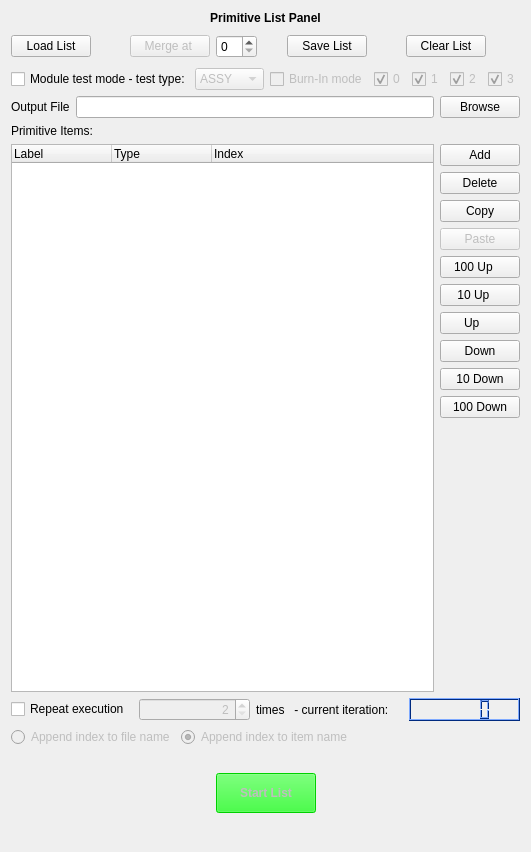
<?xml version="1.0" encoding="UTF-8"?>
<ui version="4.0">
 <class>PrimlistPanel</class>
 <widget class="QWidget" name="PrimlistPanel">
  <property name="enabled">
   <bool>true</bool>
  </property>
  <property name="geometry">
   <rect>
    <x>0</x>
    <y>0</y>
    <width>531</width>
    <height>852</height>
   </rect>
  </property>
  <property name="sizePolicy">
   <sizepolicy hsizetype="Preferred" vsizetype="MinimumExpanding">
    <horstretch>0</horstretch>
    <verstretch>0</verstretch>
   </sizepolicy>
  </property>
  <property name="minimumSize">
   <size>
    <width>400</width>
    <height>0</height>
   </size>
  </property>
  <property name="focusPolicy">
   <enum>Qt::WheelFocus</enum>
  </property>
  <property name="windowTitle">
   <string>Primitive List Panel</string>
  </property>
  <layout class="QVBoxLayout" name="verticalLayout_2">
   <item>
    <layout class="QVBoxLayout" name="verticalLayout">
     <item>
      <widget class="QLabel" name="topLabel">
       <property name="font">
        <font>
         <weight>75</weight>
         <bold>true</bold>
        </font>
       </property>
       <property name="text">
        <string>Primitive List Panel</string>
       </property>
       <property name="alignment">
        <set>Qt::AlignCenter</set>
       </property>
      </widget>
     </item>
     <item>
      <layout class="QHBoxLayout">
       <item>
        <widget class="QPushButton" name="LoadPrlButton">
         <property name="text">
          <string>Load List</string>
         </property>
        </widget>
       </item>
       <item>
        <spacer name="spacer9_2">
         <property name="orientation">
          <enum>Qt::Horizontal</enum>
         </property>
         <property name="sizeType">
          <enum>QSizePolicy::Expanding</enum>
         </property>
         <property name="sizeHint" stdset="0">
          <size>
           <width>50</width>
           <height>31</height>
          </size>
         </property>
        </spacer>
       </item>
       <item>
        <widget class="QPushButton" name="MergePrlButton">
         <property name="enabled">
          <bool>false</bool>
         </property>
         <property name="text">
          <string>Merge at </string>
         </property>
        </widget>
       </item>
       <item>
        <widget class="QSpinBox" name="mergeSpinBox"/>
       </item>
       <item>
        <spacer name="horizontalSpacer_2">
         <property name="orientation">
          <enum>Qt::Horizontal</enum>
         </property>
         <property name="sizeHint" stdset="0">
          <size>
           <width>40</width>
           <height>20</height>
          </size>
         </property>
        </spacer>
       </item>
       <item>
        <widget class="QPushButton" name="SavePrlButton">
         <property name="text">
          <string>Save List</string>
         </property>
        </widget>
       </item>
       <item>
        <spacer name="spacer9">
         <property name="orientation">
          <enum>Qt::Horizontal</enum>
         </property>
         <property name="sizeType">
          <enum>QSizePolicy::Expanding</enum>
         </property>
         <property name="sizeHint" stdset="0">
          <size>
           <width>50</width>
           <height>31</height>
          </size>
         </property>
        </spacer>
       </item>
       <item>
        <widget class="QPushButton" name="ClearPrlButton">
         <property name="text">
          <string>Clear List</string>
         </property>
        </widget>
       </item>
       <item>
        <spacer name="spacer9_2_2">
         <property name="orientation">
          <enum>Qt::Horizontal</enum>
         </property>
         <property name="sizeType">
          <enum>QSizePolicy::Expanding</enum>
         </property>
         <property name="sizeHint" stdset="0">
          <size>
           <width>50</width>
           <height>31</height>
          </size>
         </property>
        </spacer>
       </item>
      </layout>
     </item>
     <item>
      <layout class="QHBoxLayout" name="horizontalLayout_3">
       <item>
        <widget class="QCheckBox" name="modtestMode">
         <property name="text">
          <string>Module test mode - test type: </string>
         </property>
        </widget>
       </item>
       <item>
        <widget class="QComboBox" name="modtestType">
         <property name="enabled">
          <bool>false</bool>
         </property>
         <item>
          <property name="text">
           <string>ASSY</string>
          </property>
         </item>
         <item>
          <property name="text">
           <string>BURN</string>
          </property>
         </item>
         <item>
          <property name="text">
           <string>FLEX</string>
          </property>
         </item>
         <item>
          <property name="text">
           <string>RECV</string>
          </property>
         </item>
         <item>
          <property name="text">
           <string>LOAD</string>
          </property>
         </item>
         <item>
          <property name="text">
           <string>STAVE</string>
          </property>
         </item>
         <item>
          <property name="text">
           <string>STRC</string>
          </property>
         </item>
        </widget>
       </item>
       <item>
        <widget class="QCheckBox" name="burninBox">
         <property name="enabled">
          <bool>false</bool>
         </property>
         <property name="text">
          <string>Burn-In mode</string>
         </property>
        </widget>
       </item>
       <item>
        <widget class="QCheckBox" name="checkBoxM0">
         <property name="enabled">
          <bool>false</bool>
         </property>
         <property name="text">
          <string>0</string>
         </property>
         <property name="checked">
          <bool>true</bool>
         </property>
        </widget>
       </item>
       <item>
        <widget class="QCheckBox" name="checkBoxM1">
         <property name="enabled">
          <bool>false</bool>
         </property>
         <property name="text">
          <string>1</string>
         </property>
         <property name="checked">
          <bool>true</bool>
         </property>
        </widget>
       </item>
       <item>
        <widget class="QCheckBox" name="checkBoxM2">
         <property name="enabled">
          <bool>false</bool>
         </property>
         <property name="text">
          <string>2</string>
         </property>
         <property name="checked">
          <bool>true</bool>
         </property>
        </widget>
       </item>
       <item>
        <widget class="QCheckBox" name="checkBoxM3">
         <property name="enabled">
          <bool>false</bool>
         </property>
         <property name="text">
          <string>3</string>
         </property>
         <property name="checked">
          <bool>true</bool>
         </property>
        </widget>
       </item>
       <item>
        <spacer name="horizontalSpacer_3">
         <property name="orientation">
          <enum>Qt::Horizontal</enum>
         </property>
         <property name="sizeHint" stdset="0">
          <size>
           <width>40</width>
           <height>20</height>
          </size>
         </property>
        </spacer>
       </item>
      </layout>
     </item>
     <item>
      <layout class="QHBoxLayout">
       <item>
        <widget class="QLabel" name="fname_label">
         <property name="text">
          <string>Output File</string>
         </property>
         <property name="wordWrap">
          <bool>false</bool>
         </property>
        </widget>
       </item>
       <item>
        <widget class="QLineEdit" name="outFname"/>
       </item>
       <item>
        <widget class="QPushButton" name="browseButton">
         <property name="text">
          <string>Browse</string>
         </property>
        </widget>
       </item>
      </layout>
     </item>
     <item>
      <widget class="QLabel" name="textLabel2">
       <property name="text">
        <string>Primitive Items:</string>
       </property>
       <property name="wordWrap">
        <bool>false</bool>
       </property>
      </widget>
     </item>
     <item>
      <layout class="QHBoxLayout">
       <item>
        <widget class="QTreeWidget" name="prmlistView">
         <property name="minimumSize">
          <size>
           <width>200</width>
           <height>0</height>
          </size>
         </property>
         <column>
          <property name="text">
           <string>Label</string>
          </property>
         </column>
         <column>
          <property name="text">
           <string>Type</string>
          </property>
         </column>
         <column>
          <property name="text">
           <string>Index</string>
          </property>
         </column>
        </widget>
       </item>
       <item>
        <layout class="QVBoxLayout">
         <item>
          <widget class="QPushButton" name="newItemButton">
           <property name="text">
            <string>Add</string>
           </property>
           <property name="icon">
            <iconset resource="icons.qrc">
             <normaloff>:/icons/images/filenew.png</normaloff>:/icons/images/filenew.png</iconset>
           </property>
          </widget>
         </item>
         <item>
          <widget class="QPushButton" name="delItemButton">
           <property name="enabled">
            <bool>true</bool>
           </property>
           <property name="text">
            <string>Delete</string>
           </property>
           <property name="icon">
            <iconset resource="icons.qrc">
             <normaloff>:/icons/images/fileclose.png</normaloff>:/icons/images/fileclose.png</iconset>
           </property>
          </widget>
         </item>
         <item>
          <widget class="QPushButton" name="copyButton">
           <property name="text">
            <string>Copy</string>
           </property>
           <property name="icon">
            <iconset resource="icons.qrc">
             <normaloff>:/icons/images/editcopy.png</normaloff>:/icons/images/editcopy.png</iconset>
           </property>
          </widget>
         </item>
         <item>
          <widget class="QPushButton" name="pasteButton">
           <property name="enabled">
            <bool>false</bool>
           </property>
           <property name="text">
            <string>Paste</string>
           </property>
           <property name="icon">
            <iconset resource="icons.qrc">
             <normaloff>:/icons/images/editpaste.png</normaloff>:/icons/images/editpaste.png</iconset>
           </property>
          </widget>
         </item>
         <item>
          <widget class="QPushButton" name="up100ItemButton">
           <property name="text">
            <string>100 Up    </string>
           </property>
           <property name="icon">
            <iconset resource="icons.qrc">
             <normaloff>:/icons/images/up_fast.png</normaloff>:/icons/images/up_fast.png</iconset>
           </property>
          </widget>
         </item>
         <item>
          <widget class="QPushButton" name="up10ItemButton">
           <property name="text">
            <string>10 Up    </string>
           </property>
           <property name="icon">
            <iconset resource="icons.qrc">
             <normaloff>:/icons/images/up.png</normaloff>:/icons/images/up.png</iconset>
           </property>
          </widget>
         </item>
         <item>
          <widget class="QPushButton" name="upItemButton">
           <property name="enabled">
            <bool>true</bool>
           </property>
           <property name="text">
            <string>Up     </string>
           </property>
           <property name="icon">
            <iconset resource="icons.qrc">
             <normaloff>:/icons/images/up.png</normaloff>:/icons/images/up.png</iconset>
           </property>
          </widget>
         </item>
         <item>
          <widget class="QPushButton" name="downItemButton">
           <property name="enabled">
            <bool>true</bool>
           </property>
           <property name="text">
            <string>Down</string>
           </property>
           <property name="icon">
            <iconset resource="icons.qrc">
             <normaloff>:/icons/images/down.png</normaloff>:/icons/images/down.png</iconset>
           </property>
          </widget>
         </item>
         <item>
          <widget class="QPushButton" name="down10ItemButton">
           <property name="text">
            <string>10 Down</string>
           </property>
           <property name="icon">
            <iconset resource="icons.qrc">
             <normaloff>:/icons/images/down.png</normaloff>:/icons/images/down.png</iconset>
           </property>
          </widget>
         </item>
         <item>
          <widget class="QPushButton" name="down100ItemButton">
           <property name="text">
            <string>100 Down</string>
           </property>
           <property name="icon">
            <iconset resource="icons.qrc">
             <normaloff>:/icons/images/down_fast.png</normaloff>:/icons/images/down_fast.png</iconset>
           </property>
          </widget>
         </item>
         <item>
          <spacer name="spacer7">
           <property name="orientation">
            <enum>Qt::Vertical</enum>
           </property>
           <property name="sizeType">
            <enum>QSizePolicy::Expanding</enum>
           </property>
           <property name="sizeHint" stdset="0">
            <size>
             <width>21</width>
             <height>110</height>
            </size>
           </property>
          </spacer>
         </item>
        </layout>
       </item>
      </layout>
     </item>
     <item>
      <layout class="QHBoxLayout" name="horizontalLayout">
       <item>
        <widget class="QCheckBox" name="repeatBox">
         <property name="text">
          <string>Repeat execution </string>
         </property>
        </widget>
       </item>
       <item>
        <widget class="QSpinBox" name="nrepBox">
         <property name="enabled">
          <bool>false</bool>
         </property>
         <property name="alignment">
          <set>Qt::AlignRight|Qt::AlignTrailing|Qt::AlignVCenter</set>
         </property>
         <property name="minimum">
          <number>2</number>
         </property>
         <property name="maximum">
          <number>999999999</number>
         </property>
        </widget>
       </item>
       <item>
        <widget class="QLabel" name="repLabel">
         <property name="enabled">
          <bool>true</bool>
         </property>
         <property name="sizePolicy">
          <sizepolicy hsizetype="Fixed" vsizetype="Preferred">
           <horstretch>0</horstretch>
           <verstretch>0</verstretch>
          </sizepolicy>
         </property>
         <property name="text">
          <string>times</string>
         </property>
        </widget>
       </item>
       <item>
        <widget class="QLabel" name="digitLabel">
         <property name="text">
          <string> - current iteration: </string>
         </property>
        </widget>
       </item>
       <item>
        <widget class="QLCDNumber" name="repStep">
         <property name="enabled">
          <bool>true</bool>
         </property>
         <property name="palette">
          <palette>
           <active>
            <colorrole role="WindowText">
             <brush brushstyle="SolidPattern">
              <color alpha="255">
               <red>0</red>
               <green>0</green>
               <blue>0</blue>
              </color>
             </brush>
            </colorrole>
            <colorrole role="Button">
             <brush brushstyle="SolidPattern">
              <color alpha="255">
               <red>0</red>
               <green>85</green>
               <blue>255</blue>
              </color>
             </brush>
            </colorrole>
            <colorrole role="Light">
             <brush brushstyle="SolidPattern">
              <color alpha="255">
               <red>127</red>
               <green>170</green>
               <blue>255</blue>
              </color>
             </brush>
            </colorrole>
            <colorrole role="Midlight">
             <brush brushstyle="SolidPattern">
              <color alpha="255">
               <red>63</red>
               <green>127</green>
               <blue>255</blue>
              </color>
             </brush>
            </colorrole>
            <colorrole role="Dark">
             <brush brushstyle="SolidPattern">
              <color alpha="255">
               <red>0</red>
               <green>42</green>
               <blue>127</blue>
              </color>
             </brush>
            </colorrole>
            <colorrole role="Mid">
             <brush brushstyle="SolidPattern">
              <color alpha="255">
               <red>0</red>
               <green>56</green>
               <blue>170</blue>
              </color>
             </brush>
            </colorrole>
            <colorrole role="Text">
             <brush brushstyle="SolidPattern">
              <color alpha="255">
               <red>0</red>
               <green>0</green>
               <blue>0</blue>
              </color>
             </brush>
            </colorrole>
            <colorrole role="BrightText">
             <brush brushstyle="SolidPattern">
              <color alpha="255">
               <red>255</red>
               <green>255</green>
               <blue>255</blue>
              </color>
             </brush>
            </colorrole>
            <colorrole role="ButtonText">
             <brush brushstyle="SolidPattern">
              <color alpha="255">
               <red>0</red>
               <green>0</green>
               <blue>0</blue>
              </color>
             </brush>
            </colorrole>
            <colorrole role="Base">
             <brush brushstyle="SolidPattern">
              <color alpha="255">
               <red>255</red>
               <green>255</green>
               <blue>255</blue>
              </color>
             </brush>
            </colorrole>
            <colorrole role="Window">
             <brush brushstyle="SolidPattern">
              <color alpha="255">
               <red>0</red>
               <green>85</green>
               <blue>255</blue>
              </color>
             </brush>
            </colorrole>
            <colorrole role="Shadow">
             <brush brushstyle="SolidPattern">
              <color alpha="255">
               <red>0</red>
               <green>0</green>
               <blue>0</blue>
              </color>
             </brush>
            </colorrole>
            <colorrole role="AlternateBase">
             <brush brushstyle="SolidPattern">
              <color alpha="255">
               <red>127</red>
               <green>170</green>
               <blue>255</blue>
              </color>
             </brush>
            </colorrole>
            <colorrole role="ToolTipBase">
             <brush brushstyle="SolidPattern">
              <color alpha="255">
               <red>255</red>
               <green>255</green>
               <blue>220</blue>
              </color>
             </brush>
            </colorrole>
            <colorrole role="ToolTipText">
             <brush brushstyle="SolidPattern">
              <color alpha="255">
               <red>0</red>
               <green>0</green>
               <blue>0</blue>
              </color>
             </brush>
            </colorrole>
           </active>
           <inactive>
            <colorrole role="WindowText">
             <brush brushstyle="SolidPattern">
              <color alpha="255">
               <red>0</red>
               <green>0</green>
               <blue>0</blue>
              </color>
             </brush>
            </colorrole>
            <colorrole role="Button">
             <brush brushstyle="SolidPattern">
              <color alpha="255">
               <red>0</red>
               <green>85</green>
               <blue>255</blue>
              </color>
             </brush>
            </colorrole>
            <colorrole role="Light">
             <brush brushstyle="SolidPattern">
              <color alpha="255">
               <red>127</red>
               <green>170</green>
               <blue>255</blue>
              </color>
             </brush>
            </colorrole>
            <colorrole role="Midlight">
             <brush brushstyle="SolidPattern">
              <color alpha="255">
               <red>63</red>
               <green>127</green>
               <blue>255</blue>
              </color>
             </brush>
            </colorrole>
            <colorrole role="Dark">
             <brush brushstyle="SolidPattern">
              <color alpha="255">
               <red>0</red>
               <green>42</green>
               <blue>127</blue>
              </color>
             </brush>
            </colorrole>
            <colorrole role="Mid">
             <brush brushstyle="SolidPattern">
              <color alpha="255">
               <red>0</red>
               <green>56</green>
               <blue>170</blue>
              </color>
             </brush>
            </colorrole>
            <colorrole role="Text">
             <brush brushstyle="SolidPattern">
              <color alpha="255">
               <red>0</red>
               <green>0</green>
               <blue>0</blue>
              </color>
             </brush>
            </colorrole>
            <colorrole role="BrightText">
             <brush brushstyle="SolidPattern">
              <color alpha="255">
               <red>255</red>
               <green>255</green>
               <blue>255</blue>
              </color>
             </brush>
            </colorrole>
            <colorrole role="ButtonText">
             <brush brushstyle="SolidPattern">
              <color alpha="255">
               <red>0</red>
               <green>0</green>
               <blue>0</blue>
              </color>
             </brush>
            </colorrole>
            <colorrole role="Base">
             <brush brushstyle="SolidPattern">
              <color alpha="255">
               <red>255</red>
               <green>255</green>
               <blue>255</blue>
              </color>
             </brush>
            </colorrole>
            <colorrole role="Window">
             <brush brushstyle="SolidPattern">
              <color alpha="255">
               <red>0</red>
               <green>85</green>
               <blue>255</blue>
              </color>
             </brush>
            </colorrole>
            <colorrole role="Shadow">
             <brush brushstyle="SolidPattern">
              <color alpha="255">
               <red>0</red>
               <green>0</green>
               <blue>0</blue>
              </color>
             </brush>
            </colorrole>
            <colorrole role="AlternateBase">
             <brush brushstyle="SolidPattern">
              <color alpha="255">
               <red>127</red>
               <green>170</green>
               <blue>255</blue>
              </color>
             </brush>
            </colorrole>
            <colorrole role="ToolTipBase">
             <brush brushstyle="SolidPattern">
              <color alpha="255">
               <red>255</red>
               <green>255</green>
               <blue>220</blue>
              </color>
             </brush>
            </colorrole>
            <colorrole role="ToolTipText">
             <brush brushstyle="SolidPattern">
              <color alpha="255">
               <red>0</red>
               <green>0</green>
               <blue>0</blue>
              </color>
             </brush>
            </colorrole>
           </inactive>
           <disabled>
            <colorrole role="WindowText">
             <brush brushstyle="SolidPattern">
              <color alpha="255">
               <red>0</red>
               <green>42</green>
               <blue>127</blue>
              </color>
             </brush>
            </colorrole>
            <colorrole role="Button">
             <brush brushstyle="SolidPattern">
              <color alpha="255">
               <red>0</red>
               <green>85</green>
               <blue>255</blue>
              </color>
             </brush>
            </colorrole>
            <colorrole role="Light">
             <brush brushstyle="SolidPattern">
              <color alpha="255">
               <red>127</red>
               <green>170</green>
               <blue>255</blue>
              </color>
             </brush>
            </colorrole>
            <colorrole role="Midlight">
             <brush brushstyle="SolidPattern">
              <color alpha="255">
               <red>63</red>
               <green>127</green>
               <blue>255</blue>
              </color>
             </brush>
            </colorrole>
            <colorrole role="Dark">
             <brush brushstyle="SolidPattern">
              <color alpha="255">
               <red>0</red>
               <green>42</green>
               <blue>127</blue>
              </color>
             </brush>
            </colorrole>
            <colorrole role="Mid">
             <brush brushstyle="SolidPattern">
              <color alpha="255">
               <red>0</red>
               <green>56</green>
               <blue>170</blue>
              </color>
             </brush>
            </colorrole>
            <colorrole role="Text">
             <brush brushstyle="SolidPattern">
              <color alpha="255">
               <red>0</red>
               <green>42</green>
               <blue>127</blue>
              </color>
             </brush>
            </colorrole>
            <colorrole role="BrightText">
             <brush brushstyle="SolidPattern">
              <color alpha="255">
               <red>255</red>
               <green>255</green>
               <blue>255</blue>
              </color>
             </brush>
            </colorrole>
            <colorrole role="ButtonText">
             <brush brushstyle="SolidPattern">
              <color alpha="255">
               <red>0</red>
               <green>42</green>
               <blue>127</blue>
              </color>
             </brush>
            </colorrole>
            <colorrole role="Base">
             <brush brushstyle="SolidPattern">
              <color alpha="255">
               <red>0</red>
               <green>85</green>
               <blue>255</blue>
              </color>
             </brush>
            </colorrole>
            <colorrole role="Window">
             <brush brushstyle="SolidPattern">
              <color alpha="255">
               <red>0</red>
               <green>85</green>
               <blue>255</blue>
              </color>
             </brush>
            </colorrole>
            <colorrole role="Shadow">
             <brush brushstyle="SolidPattern">
              <color alpha="255">
               <red>0</red>
               <green>0</green>
               <blue>0</blue>
              </color>
             </brush>
            </colorrole>
            <colorrole role="AlternateBase">
             <brush brushstyle="SolidPattern">
              <color alpha="255">
               <red>0</red>
               <green>85</green>
               <blue>255</blue>
              </color>
             </brush>
            </colorrole>
            <colorrole role="ToolTipBase">
             <brush brushstyle="SolidPattern">
              <color alpha="255">
               <red>255</red>
               <green>255</green>
               <blue>220</blue>
              </color>
             </brush>
            </colorrole>
            <colorrole role="ToolTipText">
             <brush brushstyle="SolidPattern">
              <color alpha="255">
               <red>0</red>
               <green>0</green>
               <blue>0</blue>
              </color>
             </brush>
            </colorrole>
           </disabled>
          </palette>
         </property>
        </widget>
       </item>
      </layout>
     </item>
     <item>
      <layout class="QHBoxLayout" name="horizontalLayout_2">
       <item>
        <widget class="QRadioButton" name="indexToFile">
         <property name="enabled">
          <bool>false</bool>
         </property>
         <property name="text">
          <string>Append index to file name</string>
         </property>
         <property name="checked">
          <bool>false</bool>
         </property>
        </widget>
       </item>
       <item>
        <widget class="QRadioButton" name="indexToItem">
         <property name="enabled">
          <bool>false</bool>
         </property>
         <property name="text">
          <string>Append index to item name</string>
         </property>
         <property name="checked">
          <bool>true</bool>
         </property>
        </widget>
       </item>
       <item>
        <spacer name="horizontalSpacer">
         <property name="orientation">
          <enum>Qt::Horizontal</enum>
         </property>
         <property name="sizeHint" stdset="0">
          <size>
           <width>40</width>
           <height>20</height>
          </size>
         </property>
        </spacer>
       </item>
      </layout>
     </item>
     <item>
      <spacer name="spacer11">
       <property name="orientation">
        <enum>Qt::Vertical</enum>
       </property>
       <property name="sizeType">
        <enum>QSizePolicy::Fixed</enum>
       </property>
       <property name="sizeHint" stdset="0">
        <size>
         <width>15</width>
         <height>20</height>
        </size>
       </property>
      </spacer>
     </item>
     <item>
      <layout class="QHBoxLayout">
       <item>
        <spacer name="spacer80">
         <property name="orientation">
          <enum>Qt::Horizontal</enum>
         </property>
         <property name="sizeType">
          <enum>QSizePolicy::Expanding</enum>
         </property>
         <property name="sizeHint" stdset="0">
          <size>
           <width>121</width>
           <height>31</height>
          </size>
         </property>
        </spacer>
       </item>
       <item>
        <widget class="QPushButton" name="runButton">
         <property name="enabled">
          <bool>false</bool>
         </property>
         <property name="sizePolicy">
          <sizepolicy hsizetype="Fixed" vsizetype="Fixed">
           <horstretch>0</horstretch>
           <verstretch>0</verstretch>
          </sizepolicy>
         </property>
         <property name="minimumSize">
          <size>
           <width>100</width>
           <height>40</height>
          </size>
         </property>
         <property name="font">
          <font>
           <weight>75</weight>
           <bold>true</bold>
          </font>
         </property>
         <property name="styleSheet">
          <string notr="true">background-color: rgb(0, 255, 0);</string>
         </property>
         <property name="text">
          <string>Start List</string>
         </property>
        </widget>
       </item>
       <item>
        <spacer name="spacer81">
         <property name="orientation">
          <enum>Qt::Horizontal</enum>
         </property>
         <property name="sizeType">
          <enum>QSizePolicy::Expanding</enum>
         </property>
         <property name="sizeHint" stdset="0">
          <size>
           <width>131</width>
           <height>21</height>
          </size>
         </property>
        </spacer>
       </item>
      </layout>
     </item>
     <item>
      <spacer name="spacer78">
       <property name="orientation">
        <enum>Qt::Vertical</enum>
       </property>
       <property name="sizeType">
        <enum>QSizePolicy::Fixed</enum>
       </property>
       <property name="sizeHint" stdset="0">
        <size>
         <width>41</width>
         <height>28</height>
        </size>
       </property>
      </spacer>
     </item>
    </layout>
   </item>
  </layout>
 </widget>
 <layoutdefault spacing="6" margin="11"/>
 <resources>
  <include location="icons.qrc"/>
 </resources>
 <connections>
  <connection>
   <sender>repeatBox</sender>
   <signal>toggled(bool)</signal>
   <receiver>nrepBox</receiver>
   <slot>setEnabled(bool)</slot>
   <hints>
    <hint type="sourcelabel">
     <x>116</x>
     <y>640</y>
    </hint>
    <hint type="destinationlabel">
     <x>246</x>
     <y>652</y>
    </hint>
   </hints>
  </connection>
  <connection>
   <sender>repeatBox</sender>
   <signal>toggled(bool)</signal>
   <receiver>indexToFile</receiver>
   <slot>setEnabled(bool)</slot>
   <hints>
    <hint type="sourcelabel">
     <x>55</x>
     <y>640</y>
    </hint>
    <hint type="destinationlabel">
     <x>54</x>
     <y>672</y>
    </hint>
   </hints>
  </connection>
  <connection>
   <sender>repeatBox</sender>
   <signal>toggled(bool)</signal>
   <receiver>indexToItem</receiver>
   <slot>setEnabled(bool)</slot>
   <hints>
    <hint type="sourcelabel">
     <x>66</x>
     <y>640</y>
    </hint>
    <hint type="destinationlabel">
     <x>318</x>
     <y>681</y>
    </hint>
   </hints>
  </connection>
  <connection>
   <sender>modtestMode</sender>
   <signal>toggled(bool)</signal>
   <receiver>modtestType</receiver>
   <slot>setEnabled(bool)</slot>
   <hints>
    <hint type="sourcelabel">
     <x>69</x>
     <y>87</y>
    </hint>
    <hint type="destinationlabel">
     <x>247</x>
     <y>88</y>
    </hint>
   </hints>
  </connection>
  <connection>
   <sender>modtestMode</sender>
   <signal>toggled(bool)</signal>
   <receiver>outFname</receiver>
   <slot>setDisabled(bool)</slot>
   <hints>
    <hint type="sourcelabel">
     <x>45</x>
     <y>87</y>
    </hint>
    <hint type="destinationlabel">
     <x>193</x>
     <y>117</y>
    </hint>
   </hints>
  </connection>
  <connection>
   <sender>modtestMode</sender>
   <signal>toggled(bool)</signal>
   <receiver>browseButton</receiver>
   <slot>setDisabled(bool)</slot>
   <hints>
    <hint type="sourcelabel">
     <x>62</x>
     <y>87</y>
    </hint>
    <hint type="destinationlabel">
     <x>519</x>
     <y>119</y>
    </hint>
   </hints>
  </connection>
  <connection>
   <sender>modtestMode</sender>
   <signal>toggled(bool)</signal>
   <receiver>burninBox</receiver>
   <slot>setEnabled(bool)</slot>
   <hints>
    <hint type="sourcelabel">
     <x>48</x>
     <y>79</y>
    </hint>
    <hint type="destinationlabel">
     <x>292</x>
     <y>83</y>
    </hint>
   </hints>
  </connection>
 </connections>
</ui>
